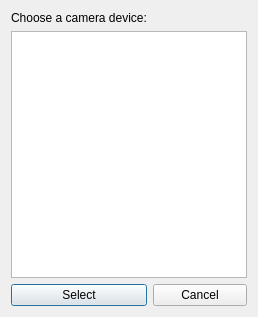
<?xml version="1.0" encoding="UTF-8"?>
<ui version="4.0">
 <class>ChooserDialog</class>
 <widget class="QDialog" name="ChooserDialog">
  <property name="geometry">
   <rect>
    <x>0</x>
    <y>0</y>
    <width>258</width>
    <height>317</height>
   </rect>
  </property>
  <property name="sizePolicy">
   <sizepolicy hsizetype="Fixed" vsizetype="Fixed">
    <horstretch>0</horstretch>
    <verstretch>0</verstretch>
   </sizepolicy>
  </property>
  <property name="windowTitle">
   <string>Select Camera Device</string>
  </property>
  <layout class="QGridLayout" name="gridLayout">
   <item row="0" column="2">
    <widget class="QLabel" name="label">
     <property name="text">
      <string>Choose a camera device:</string>
     </property>
    </widget>
   </item>
   <item row="2" column="2">
    <widget class="QPushButton" name="btnSelect">
     <property name="text">
      <string>Select</string>
     </property>
    </widget>
   </item>
   <item row="1" column="2" colspan="2">
    <widget class="QListWidget" name="lstDevices"/>
   </item>
   <item row="2" column="3">
    <widget class="QPushButton" name="btnCancel">
     <property name="text">
      <string>Cancel</string>
     </property>
    </widget>
   </item>
  </layout>
 </widget>
 <resources/>
 <connections>
  <connection>
   <sender>btnCancel</sender>
   <signal>clicked()</signal>
   <receiver>ChooserDialog</receiver>
   <slot>close()</slot>
   <hints>
    <hint type="sourcelabel">
     <x>215</x>
     <y>296</y>
    </hint>
    <hint type="destinationlabel">
     <x>256</x>
     <y>285</y>
    </hint>
   </hints>
  </connection>
  <connection>
   <sender>btnSelect</sender>
   <signal>clicked()</signal>
   <receiver>ChooserDialog</receiver>
   <slot>close()</slot>
   <hints>
    <hint type="sourcelabel">
     <x>104</x>
     <y>295</y>
    </hint>
    <hint type="destinationlabel">
     <x>235</x>
     <y>8</y>
    </hint>
   </hints>
  </connection>
 </connections>
</ui>
